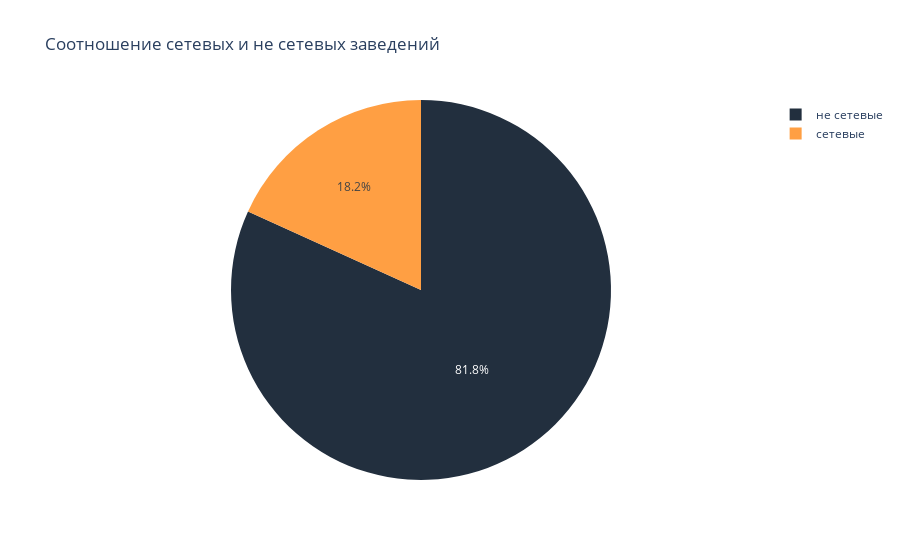

Notebook source saved alongside this figure:
### Code cell
def newLegend(fig, newNames):
    for item in newNames:
        for i, elem in enumerate(fig.data[0].labels):
            if elem == item:
                fig.data[0].labels[i] = newNames[item]
    return(fig)
colors = ['#ff9f43', '#222f3e']
fig = go.Figure(data=[go.Pie(labels=chain_share['chain'], values=chain_share['id'])])
fig.update_layout(title_text='Соотношение сетевых и не сетевых заведений')
fig.update_traces(marker=dict(colors=colors))
fig = newLegend(fig = fig, newNames = {'нет':'не сетевые',
                                       'да' : 'сетевые'})
fig.show()

### Figure 1 — Plotly figure (JSON) as saved in the notebook; plotly's stock layout.template omitted (floating-point values rounded to 4 significant figures)
{"data": [{"labels": ["сетевые", "не сетевые"], "marker": {"colors": ["#ff9f43", "#222f3e"]}, "type": "pie", "values": [2709, 12166]}], "layout": {"title": {"text": "Соотношение сетевых и не сетевых заведений"}}}
